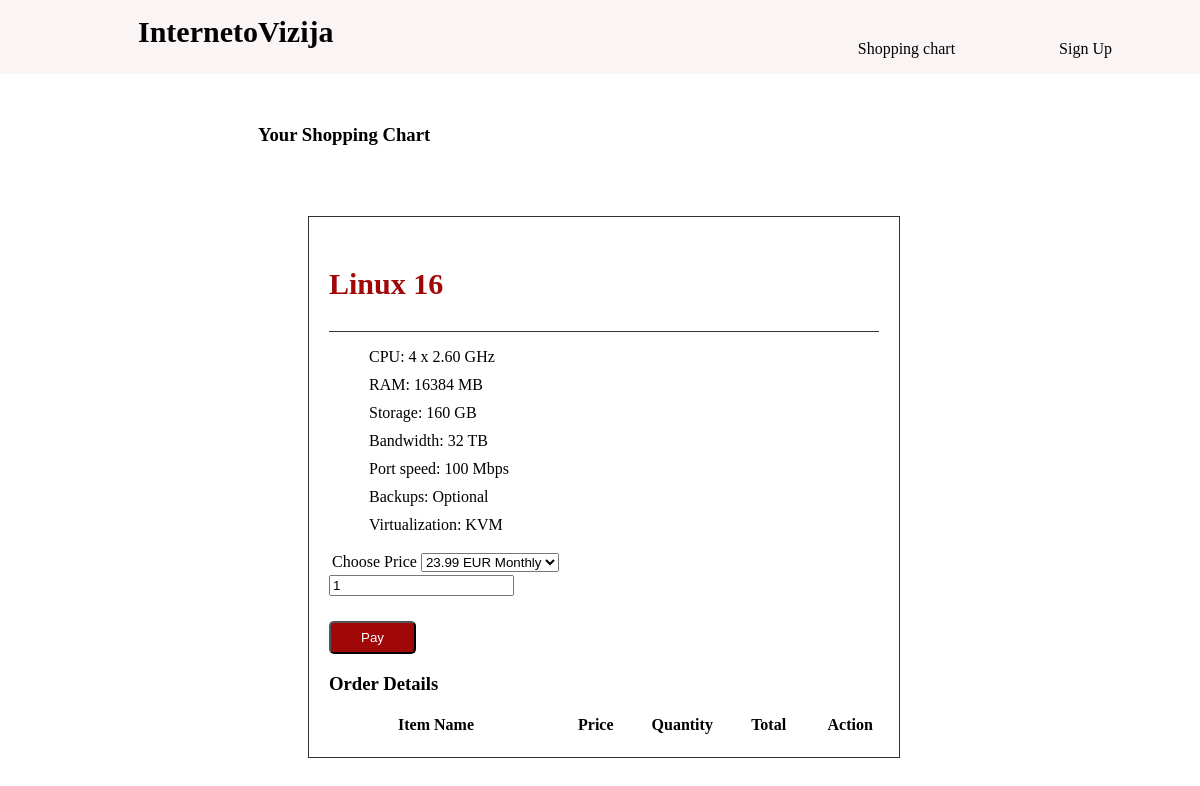
The app's page /buychart.php?pid=4 with its own data.
### tables this page shows
CREATE TABLE `product` (
  `id` int(25) NOT NULL,
  `categoryid` int(25) NOT NULL,
  `productname` varchar(255) NOT NULL,
  `fromproductprice` varchar(255) NOT NULL,
  `productdesceiption` text NOT NULL,
  `productprice` varchar(255) NOT NULL,
  `productprice1` varchar(255) NOT NULL,
  `productprice2` varchar(255) NOT NULL,
  `productprice3` varchar(255) NOT NULL,
  `productprice4` varchar(255) NOT NULL,
  `productdesceiption1` varchar(255) NOT NULL,
  `productdesceiption2` varchar(255) NOT NULL,
  `productdesceiption3` varchar(255) NOT NULL,
  `productdesceiption4` text NOT NULL,
  `productdesceiption5` varchar(255) NOT NULL,
  `productdesceiption6` varchar(255) NOT NULL,
  `productdesceiption7` varchar(255) NOT NULL,
  `addons` varchar(255) NOT NULL,
  `addons1` varchar(255) NOT NULL,
  `addons2` varchar(255) NOT NULL,
  `addons3` varchar(255) NOT NULL,
  `addons4` varchar(255) NOT NULL,
  `addons5` varchar(255) NOT NULL,
  `addons6` varchar(255) NOT NULL,
  `addons7` varchar(255) NOT NULL,
  `addprice` varchar(255) NOT NULL,
  `addprice1` varchar(255) NOT NULL,
  `addprice2` varchar(255) NOT NULL,
  `addprice3` varchar(255) NOT NULL,
  `addprice4` varchar(255) NOT NULL,
  `addprice5` varchar(255) NOT NULL
);

### buychart.php (the view, shortened to what this page needs)
<?php
include('common/conection.php');
?>
<!DOCTYPE html>
<html lang="en">
<head>
    <link rel="stylesheet" href="linux.css">
</head>
<body>
<?php include ('common/header.php') ?>
<div class="shopchart" >
<h3>Your Shopping Chart</h3>
</div>
    <?php
$id = $_GET['pid'];
$query = "select * from product where id=$id ";
$result = mysqli_query($connection , $query);
if(mysqli_num_rows($result) > 0){
    while($row = mysqli_fetch_array($result)){
?>
<form action="buychart.php?action=add&pid=<?php echo $row["id"]; ?>" method="post">
<div class="card">
    <div class="card-title">
    <h3><?php echo $row['productname'] ?></h3>
</div>
<div class="card-body">
<div class="aprasymas1">
    <ul>
<li><?php echo $row['productdesceiption'] ?></li>
<li><?php echo $row['productdesceiption1'] ?></li>
<li><?php echo $row['productdesceiption2'] ?></li>
<li><?php echo $row['productdesceiption3'] ?></li>
<li><?php echo $row['productdesceiption4'] ?></li>
<li><?php echo $row['productdesceiption5'] ?></li>
<li><?php echo $row['productdesceiption6'] ?></li>
</ul>
</div>
<table>
    <tr>
        <td>Choose Price</td>
<td>
        <select>
      <option><?php echo $row['productprice'] ?></option>
    </select>
    </td>
    </tr>
</table>
<input type="text" name="quantity" class="form-control" value="1"/>
<div class="continue" >
<input type="submit" name="add" class="in" value="Pay"/>
</div>
    </div>
</form>
        <?php
    }
}
?>
<h3>Order Details</h3>
<table>
    <tr>
        <th width="40%">Item Name</th>
        <th width="20%">Price</th>
        <th width="10%">Quantity</th>
        <th width="20%">Total</th>
        <th width="20%">Action</th>
    </tr>
</table>
</body>
</html>

### linux.css (style rules this page uses)
ul { list-style-type: none; }
.continue { padding-top: 25px; }
.in { border-radius: 5px; background-color: rgb(160, 8, 8); color: white; padding: 7px 30px 7px 30px; }
.aprasymas1 li { margin-top: 10px; text-decoration: dotted; }
.card { margin-top: 70px; display: flex; flex-direction: column; background-color: rgba(255, 255, 255, 0.8); border: 1px solid rgba(0, 0, 0, 0.8); width: 550px; margin-left: 300px; padding: 20px; }
.card-title { border-bottom: 1px solid rgba(0,0,0,0.8); }
.card-title h3 { font-size: 30px; color: rgb(160, 8, 8); }
.shopchart { margin-left: 250px; margin-top: 50px; }

### records on screen
product: productname "Linux 16", productdesceiption "CPU: 4 x 2.60 GHz", productdesceiption1 "RAM: 16384 MB", productdesceiption2 "Storage: 160 GB", productdesceiption3 "Bandwidth: 32 TB", productdesceiption4 "Port speed: 100 Mbps", productdesceiption5 "Backups: Optional", productdesceiption6 "Virtualization: KVM", productprice "23.99 EUR Monthly"
